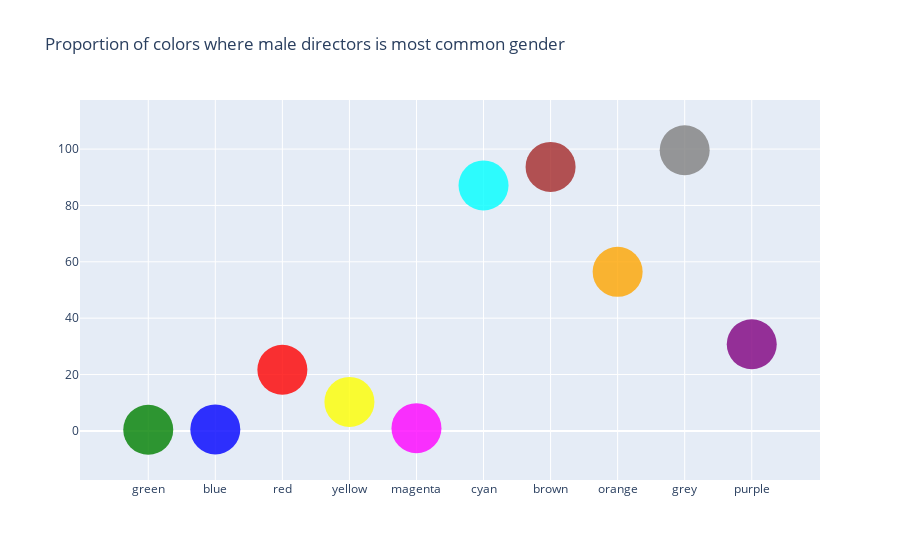

The code cell stored with this chart in its notebook:
### Code cell
import plotly.graph_objects as go

fig = go.Figure(data=[go.Scatter(
    x=['green','blue','red','yellow','magenta','cyan','brown','orange','grey','purple'],
    y=[green_m,blue_m,red_m,yellow_m,magenta_m,cyan_m,brown_m,orange_m,grey_m,purple_m],
    mode='markers',
    marker=dict(
        color=['green','blue','red','yellow','magenta','cyan','brown','orange','grey','purple'],
        size = 50
        #size=[green_s,blue_s,red_s,yellow_s,magenta_s,cyan_s,black_s,white_s]
        ),
    opacity = 0.8
)])

fig.update_layout(
    title = 'Proportion of colors where male directors is most common gender',
    )

fig.show()

### Figure 1 — Plotly figure (JSON) as saved in the notebook; plotly's stock layout.template omitted (floating-point values rounded to 4 significant figures)
{"data": [{"marker": {"color": ["green", "blue", "red", "yellow", "magenta", "cyan", "brown", "orange", "grey", "purple"], "size": 50}, "mode": "markers", "opacity": 0.8, "type": "scatter", "x": ["green", "blue", "red", "yellow", "magenta", "cyan", "brown", "orange", "grey", "purple"], "y": [0.4051, 0.5141, 21.7, 10.28, 0.9769, 87.1, 93.68, 56.45, 99.59, 30.75]}], "layout": {"title": {"text": "Proportion of colors where male directors is most common gender"}}}
